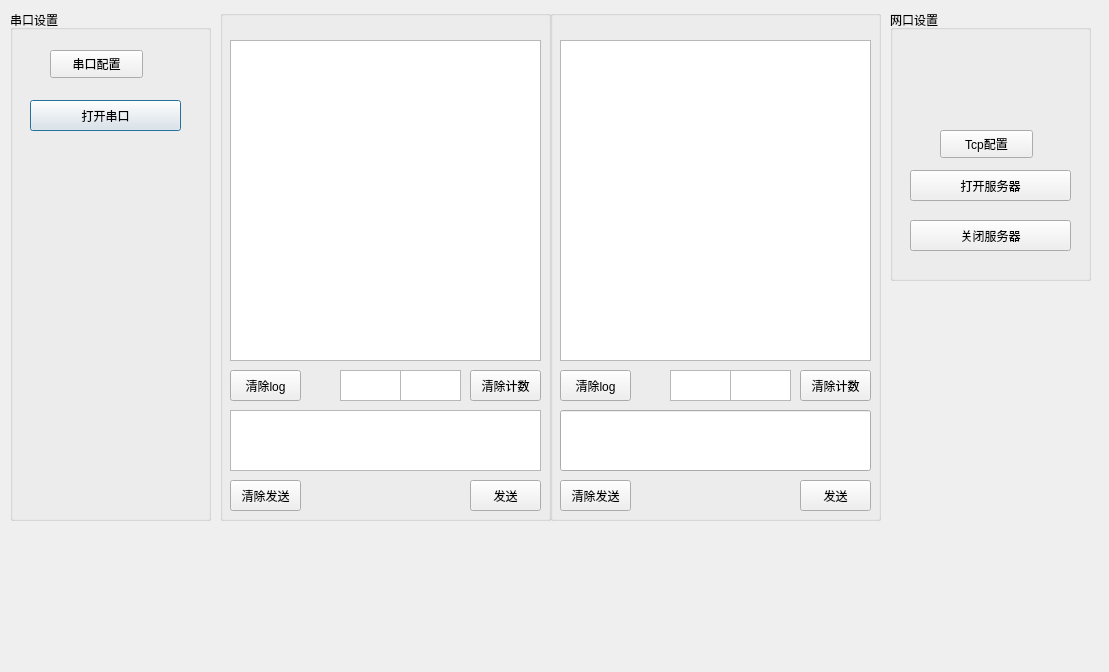
<?xml version="1.0" encoding="UTF-8"?>
<ui version="4.0">
 <class>Module3</class>
 <widget class="QDialog" name="Module3">
  <property name="geometry">
   <rect>
    <x>0</x>
    <y>0</y>
    <width>1109</width>
    <height>672</height>
   </rect>
  </property>
  <property name="windowTitle">
   <string>Dialog</string>
  </property>
  <widget class="QGroupBox" name="groupBox">
   <property name="geometry">
    <rect>
     <x>10</x>
     <y>10</y>
     <width>201</width>
     <height>511</height>
    </rect>
   </property>
   <property name="title">
    <string>串口设置</string>
   </property>
   <widget class="QPushButton" name="serialSwitch">
    <property name="geometry">
     <rect>
      <x>20</x>
      <y>90</y>
      <width>151</width>
      <height>31</height>
     </rect>
    </property>
    <property name="text">
     <string>打开串口</string>
    </property>
   </widget>
   <widget class="QPushButton" name="serialConfigButton">
    <property name="geometry">
     <rect>
      <x>40</x>
      <y>40</y>
      <width>93</width>
      <height>28</height>
     </rect>
    </property>
    <property name="text">
     <string>串口配置</string>
    </property>
   </widget>
  </widget>
  <widget class="QGroupBox" name="serial_display_group">
   <property name="geometry">
    <rect>
     <x>220</x>
     <y>10</y>
     <width>331</width>
     <height>511</height>
    </rect>
   </property>
   <property name="title">
    <string/>
   </property>
   <widget class="QPushButton" name="serialSendButton">
    <property name="geometry">
     <rect>
      <x>250</x>
      <y>470</y>
      <width>71</width>
      <height>31</height>
     </rect>
    </property>
    <property name="text">
     <string>发送</string>
    </property>
   </widget>
   <widget class="QTextEdit" name="serialLogDisplay">
    <property name="geometry">
     <rect>
      <x>10</x>
      <y>30</y>
      <width>311</width>
      <height>321</height>
     </rect>
    </property>
   </widget>
   <widget class="QPushButton" name="serialClearTxDataButton">
    <property name="geometry">
     <rect>
      <x>10</x>
      <y>470</y>
      <width>71</width>
      <height>31</height>
     </rect>
    </property>
    <property name="text">
     <string>清除发送</string>
    </property>
   </widget>
   <widget class="QPushButton" name="serialClearLogButton">
    <property name="geometry">
     <rect>
      <x>10</x>
      <y>360</y>
      <width>71</width>
      <height>31</height>
     </rect>
    </property>
    <property name="text">
     <string>清除log</string>
    </property>
   </widget>
   <widget class="QPushButton" name="on_serialClearCountButton">
    <property name="geometry">
     <rect>
      <x>250</x>
      <y>360</y>
      <width>71</width>
      <height>31</height>
     </rect>
    </property>
    <property name="text">
     <string>清除计数</string>
    </property>
   </widget>
   <widget class="QTextEdit" name="serialTxDisplay">
    <property name="enabled">
     <bool>true</bool>
    </property>
    <property name="geometry">
     <rect>
      <x>120</x>
      <y>360</y>
      <width>61</width>
      <height>31</height>
     </rect>
    </property>
   </widget>
   <widget class="QTextEdit" name="serialSendDataDisplay">
    <property name="geometry">
     <rect>
      <x>10</x>
      <y>400</y>
      <width>311</width>
      <height>61</height>
     </rect>
    </property>
   </widget>
   <widget class="QTextEdit" name="serialRxDisplay">
    <property name="geometry">
     <rect>
      <x>180</x>
      <y>360</y>
      <width>61</width>
      <height>31</height>
     </rect>
    </property>
   </widget>
  </widget>
  <widget class="QGroupBox" name="groupBox_2">
   <property name="geometry">
    <rect>
     <x>890</x>
     <y>10</y>
     <width>201</width>
     <height>271</height>
    </rect>
   </property>
   <property name="title">
    <string>网口设置</string>
   </property>
   <widget class="QPushButton" name="tcpConnectButton">
    <property name="geometry">
     <rect>
      <x>20</x>
      <y>160</y>
      <width>161</width>
      <height>31</height>
     </rect>
    </property>
    <property name="text">
     <string>打开服务器</string>
    </property>
   </widget>
   <widget class="QPushButton" name="tcpDisconnectButton">
    <property name="geometry">
     <rect>
      <x>20</x>
      <y>210</y>
      <width>161</width>
      <height>31</height>
     </rect>
    </property>
    <property name="text">
     <string>关闭服务器</string>
    </property>
   </widget>
   <widget class="QPushButton" name="tcpConfigButton">
    <property name="geometry">
     <rect>
      <x>50</x>
      <y>120</y>
      <width>93</width>
      <height>28</height>
     </rect>
    </property>
    <property name="text">
     <string>Tcp配置</string>
    </property>
   </widget>
  </widget>
  <widget class="QGroupBox" name="tcp_display_group">
   <property name="geometry">
    <rect>
     <x>550</x>
     <y>10</y>
     <width>331</width>
     <height>511</height>
    </rect>
   </property>
   <property name="title">
    <string/>
   </property>
   <widget class="QPushButton" name="tcpSendButton">
    <property name="geometry">
     <rect>
      <x>250</x>
      <y>470</y>
      <width>71</width>
      <height>31</height>
     </rect>
    </property>
    <property name="text">
     <string>发送</string>
    </property>
   </widget>
   <widget class="QPushButton" name="tcpClearLogButton">
    <property name="geometry">
     <rect>
      <x>10</x>
      <y>360</y>
      <width>71</width>
      <height>31</height>
     </rect>
    </property>
    <property name="text">
     <string>清除log</string>
    </property>
   </widget>
   <widget class="QTextEdit" name="tx_display_tcp">
    <property name="enabled">
     <bool>true</bool>
    </property>
    <property name="geometry">
     <rect>
      <x>120</x>
      <y>360</y>
      <width>61</width>
      <height>31</height>
     </rect>
    </property>
   </widget>
   <widget class="QPushButton" name="rxtx_clear_tcp">
    <property name="geometry">
     <rect>
      <x>250</x>
      <y>360</y>
      <width>71</width>
      <height>31</height>
     </rect>
    </property>
    <property name="text">
     <string>清除计数</string>
    </property>
   </widget>
   <widget class="QTextEdit" name="tcpLogDisplay">
    <property name="geometry">
     <rect>
      <x>10</x>
      <y>30</y>
      <width>311</width>
      <height>321</height>
     </rect>
    </property>
   </widget>
   <widget class="QTextEdit" name="rx_display_tcp">
    <property name="geometry">
     <rect>
      <x>180</x>
      <y>360</y>
      <width>61</width>
      <height>31</height>
     </rect>
    </property>
   </widget>
   <widget class="QPushButton" name="tcpClearTxDataButton">
    <property name="geometry">
     <rect>
      <x>10</x>
      <y>470</y>
      <width>71</width>
      <height>31</height>
     </rect>
    </property>
    <property name="text">
     <string>清除发送</string>
    </property>
   </widget>
   <widget class="QLineEdit" name="tcpSendDataEdit">
    <property name="geometry">
     <rect>
      <x>10</x>
      <y>400</y>
      <width>311</width>
      <height>61</height>
     </rect>
    </property>
   </widget>
  </widget>
 </widget>
 <resources/>
 <connections/>
</ui>
